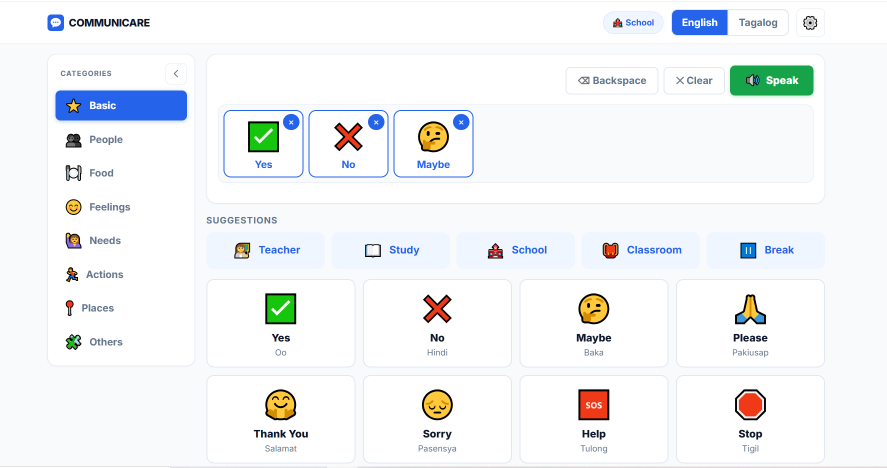
#> input picture 2.png, 1773 x 936 px, found by its file name (shown at 1/2 size)
$ python palette.py
#> lines starting #> are read from the running program, lines starting #| are printed output that depends on the picture
"""Compare the dominant palette of the mockups against the rendered build.

We cannot view the images, so fidelity is argued from the numbers: the mockup's
top colours (by pixel share) must all still be present in our render, and no
colour of ours may dominate that the mockup does not use.
"""
import sys
from collections import Counter

import numpy as np
from PIL import Image


def palette(path, top=14, quant=3):
#> called with path = '2.png', top = 14, quant = 3
    im = Image.open(path).convert("RGB").resize((520, 340), Image.LANCZOS)
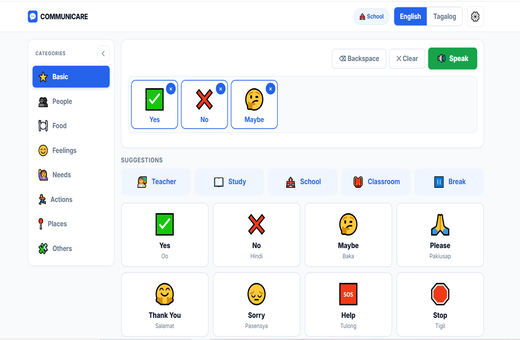
#> im: PIL image 520x340 RGB; mean R, G, B 241, 243.6, 245.5
    a = np.asarray(im).reshape(-1, 3)
    q = (a // (256 // quant)).astype(int)
    keys = q[:, 0] * quant * quant + q[:, 1] * quant + q[:, 2]
    counts = Counter(keys.tolist())
#> counts = 35 items
    total = keys.size
#> total = 176800
    out = []
    for k, c in counts.most_common(top):
        sel = keys == k
        mean = a[sel].mean(axis=0).round().astype(int)
        out.append((tuple(mean), 100.0 * c / total))
#> this loop made 14 passes
#> (k, c, mean) on passes 1 to 12: (39, 82502, [255, 255, 255]), (26, 74075, [245, 248, 250]), (27, 8898, [241, 245, 253]), (5, 2396, [38, 101, 234]), (0, 1254, [33, 35, 31]), (14, 1218, [122, 154, 225]), (13, 1084, [125, 129, 137]), (3, 878, [20, 158, 69]), (17, 628, [153, 182, 223]), (18, 569, [234, 56, 23]), (6, 527, [24, 200, 17]), (30, 402, [253, 254, 254])
#> after the loop, out = 14 items
    return out


def near(rgb, ref, tol=14):
    return sum(abs(int(a) - int(b)) for a, b in zip(rgb, ref)) <= tol


def report(name, ref_path, ours_path):
    ref = palette(ref_path)
#> ref = 14 items
    ours = palette(ours_path)
#> call 2 of palette, with path = 'preview/01-board.png', top = 14, quant = 3
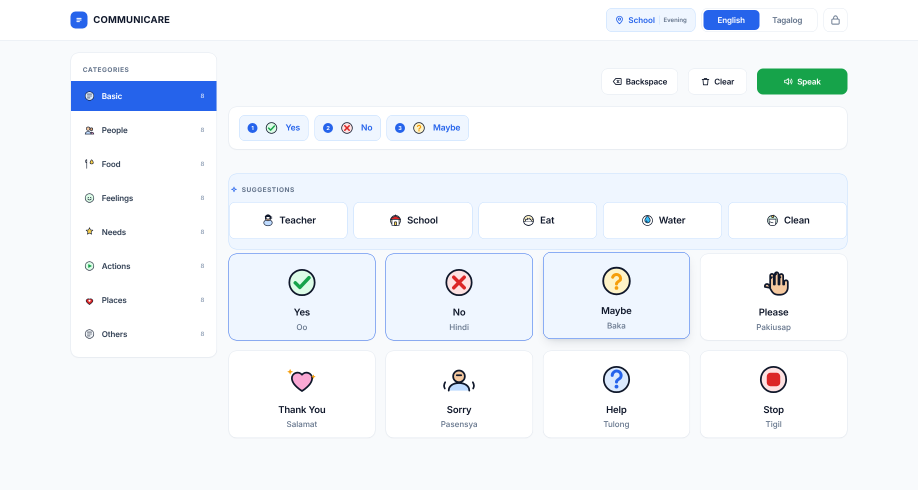
#> input picture preview/01-board.png, 1835 x 980 px, found by its file name (shown at 1/2 size)
#> in palette (call 2), `im = Image.open(path).convert("RGB").resize((520, 340), Image.LANCZOS)`:
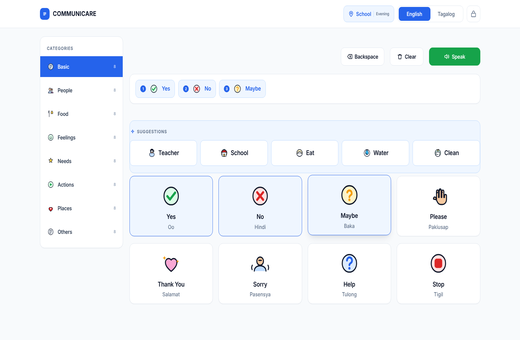
#> im: PIL image 520x340 RGB; mean R, G, B 242.4, 246, 250
#> in palette (call 2), `counts = Counter(keys.tolist())`: counts = 31 items
#> the loop in palette (call 2), `for k, c in counts.most_common(top):` made 14 passes
#> (k, c, mean) on passes 1 to 12: (26, 82502, [246, 248, 251]), (39, 60657, [255, 255, 255]), (27, 25746, [239, 246, 255]), (5, 2160, [40, 101, 235]), (30, 1223, [254, 255, 255]), (13, 1176, [125, 129, 139]), (3, 778, [20, 162, 72]), (38, 471, [255, 255, 250]), (14, 433, [135, 158, 206]), (17, 365, [159, 181, 207]), (0, 322, [36, 41, 57]), (16, 142, [126, 202, 156])
#> ours = 14 items
    print(f"\n=== {name}: {ref_path} vs {ours_path} ===")
    print(f"{'mock colour':<18}{'share':>7}   {'ours':<18}{'share':>7}   match")
    matched = set()
    for rgb, pct in ref:
        hit = None
        for i, (o, op) in enumerate(ours):
            if i in matched:
                continue
            if near(o, rgb):
                hit = (i, o, op)
                break
        if hit:
            matched.add(hit[0])
            print(f"{'#%02X%02X%02X' % rgb:<18}{pct:6.1f}%   "
                  f"{'#%02X%02X%02X' % hit[1]:<18}{hit[2]:6.1f}%   yes")
        else:
            best = min(ours, key=lambda x: sum(abs(int(a) - int(b)) for a, b in zip(x[0], rgb)))
            print(f"{'#%02X%02X%02X' % rgb:<18}{pct:6.1f}%   "
                  f"{'#%02X%02X%02X' % best[0]:<18}{best[1]:6.1f}%   NO "
                  f"(d={sum(abs(int(a) - int(b)) for a, b in zip(best[0], rgb))})")
#> this loop made 14 passes
#> (rgb, pct, best) on passes 5, 6, 9, 10, 11, 13, 14: ((33, 35, 31), 0.709, ((36, 41, 57), 0.182)), ((122, 154, 225), 0.689, ((135, 158, 206), 0.245)), ((153, 182, 223), 0.355, ((159, 181, 207), 0.206)), ((234, 56, 23), 0.322, ((218, 41, 42), 0.0583)), ((24, 200, 17), 0.298, ((20, 162, 72), 0.44)), ((245, 192, 56), 0.217, ((218, 41, 42), 0.0583)), ((255, 208, 64), 0.214, ((255, 232, 228), 0.0758))
#> (rgb, pct) on passes 1, 2, 3, 4, 7, 8: ((255, 255, 255), 46.66), ((245, 248, 250), 41.9), ((241, 245, 253), 5.03), ((38, 101, 234), 1.36), ((125, 129, 137), 0.613), ((20, 158, 69), 0.497)
#| #FFFFFF             46.7%   #FFFFFF             34.3%   yes
#| #F5F8FA             41.9%   #F6F8FB             46.7%   yes
#| #F1F5FD              5.0%   #EFF6FF             14.6%   yes
#| #2665EA              1.4%   #2865EB              1.2%   yes
#| #21231F              0.7%   #242939              0.2%   NO (d=35)
#| #7A9AE1              0.7%   #879ECE              0.2%   NO (d=36)
#| #7D8189              0.6%   #7D818B              0.7%   yes
#| #149E45              0.5%   #14A248              0.4%   yes
#> (further printed lines are left out)
#> after the loop, matched = 7 items
    return ref, ours


if __name__ == "__main__":
    ref2, our2 = report("communication board", "2.png", "preview/01-board.png")
#> ref2 = 14 items; our2 = 14 items
    report("caregiver portal", "1.png", "preview/10-portal-dashboard.png")
#> call 3 of palette, with path = '1.png', top = 14, quant = 3
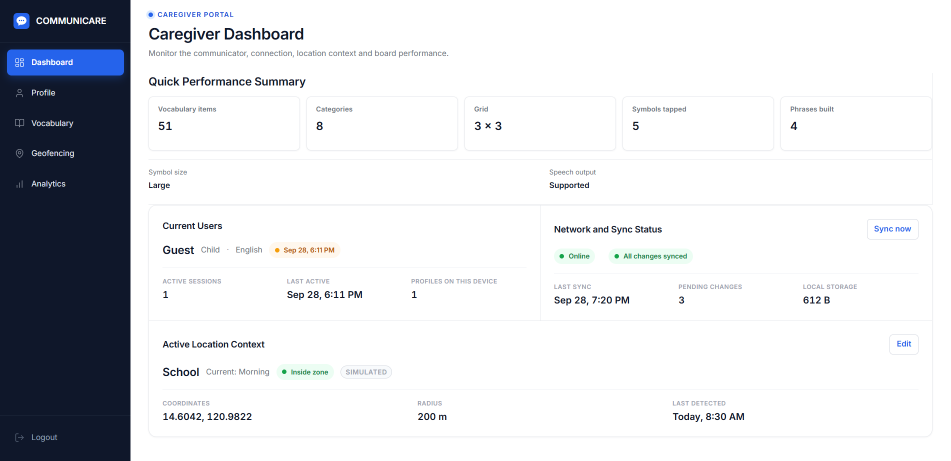
#> input picture 1.png, 1901 x 921 px, found by its file name (shown at 1/2 size)
#> in palette (call 3), `im = Image.open(path).convert("RGB").resize((520, 340), Image.LANCZOS)`:
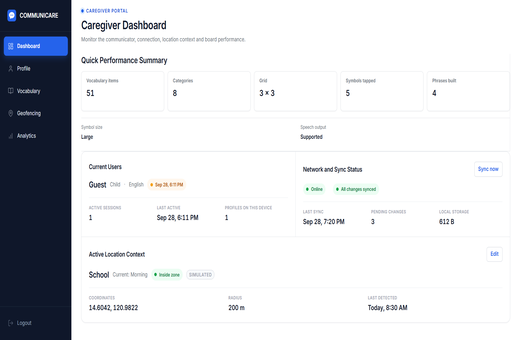
#> im: PIL image 520x340 RGB; mean R, G, B 219.3, 221.1, 224.7
#> in palette (call 3), `counts = Counter(keys.tolist())`: counts = 28 items
#> the loop in palette (call 3), `for k, c in counts.most_common(top):` made 14 passes
#> (k, c, mean) on passes 1 to 12: (39, 131779, [255, 255, 255]), (0, 22526, [16, 24, 43]), (26, 16543, [240, 241, 242]), (13, 1403, [122, 125, 134]), (5, 1090, [38, 100, 236]), (14, 657, [148, 160, 186]), (35, 502, [255, 250, 245]), (27, 464, [251, 253, 255]), (1, 308, [50, 69, 108]), (30, 302, [253, 255, 255]), (17, 296, [159, 184, 205]), (38, 244, [255, 255, 253])
#> call 4 of palette, with path = 'preview/10-portal-dashboard.png', top = 14, quant = 3
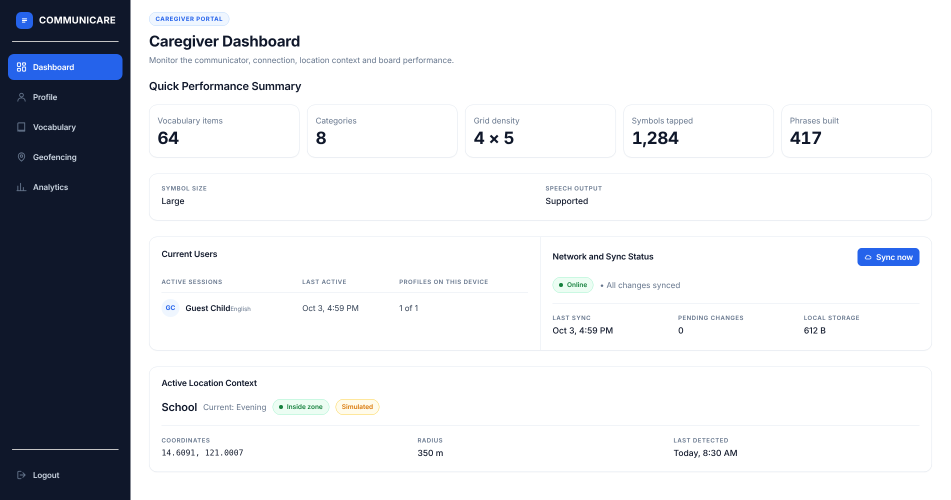
#> input picture preview/10-portal-dashboard.png, 1901 x 1000 px, found by its file name (shown at 1/2 size)
#> in palette (call 4), `im = Image.open(path).convert("RGB").resize((520, 340), Image.LANCZOS)`:
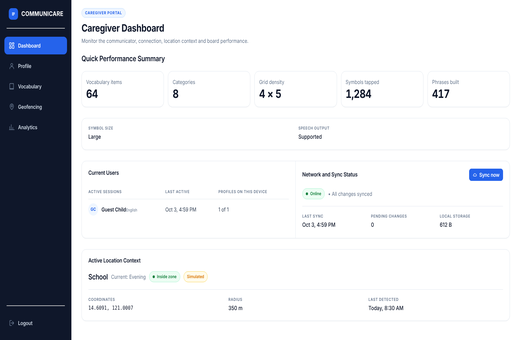
#> im: PIL image 520x340 RGB; mean R, G, B 219, 220.9, 224.8
#> in palette (call 4), `counts = Counter(keys.tolist())`: counts = 21 items
#> the loop in palette (call 4), `for k, c in counts.most_common(top):` made 14 passes
#> (k, c, mean) on passes 1 to 12: (39, 131950, [255, 255, 255]), (0, 22545, [15, 23, 42]), (26, 16906, [239, 241, 243]), (13, 1506, [125, 130, 140]), (5, 1339, [38, 100, 236]), (14, 654, [151, 162, 186]), (27, 631, [244, 249, 255]), (1, 352, [49, 65, 101]), (17, 252, [160, 179, 210]), (30, 225, [254, 255, 255]), (35, 111, [255, 252, 237]), (4, 86, [81, 90, 103])
#> the loop in report (call 2), `for rgb, pct in ref:` made 14 passes
#> (rgb, pct, best) on pass 14: ((77, 93, 114), 0.0633, ((81, 90, 103), 0.0486))
#> (rgb, pct) on passes 1 to 6: ((255, 255, 255), 74.54), ((16, 24, 43), 12.74), ((240, 241, 242), 9.36), ((122, 125, 134), 0.794), ((38, 100, 236), 0.617), ((148, 160, 186), 0.372)
#| #FFFFFF             74.5%   #FFFFFF             74.6%   yes
#| #10182B             12.7%   #0F172A             12.8%   yes
#| #F0F1F2              9.4%   #EFF1F3              9.6%   yes
#| #7A7D86              0.8%   #7D828C              0.9%   yes
#| #2664EC              0.6%   #2664EC              0.8%   yes
#| #94A0BA              0.4%   #97A2BA              0.4%   yes
#| #FFFAF5              0.3%   #FFFCED              0.1%   yes
#| #FBFDFF              0.3%   #F4F9FF              0.4%   yes
#> (further printed lines are left out)
